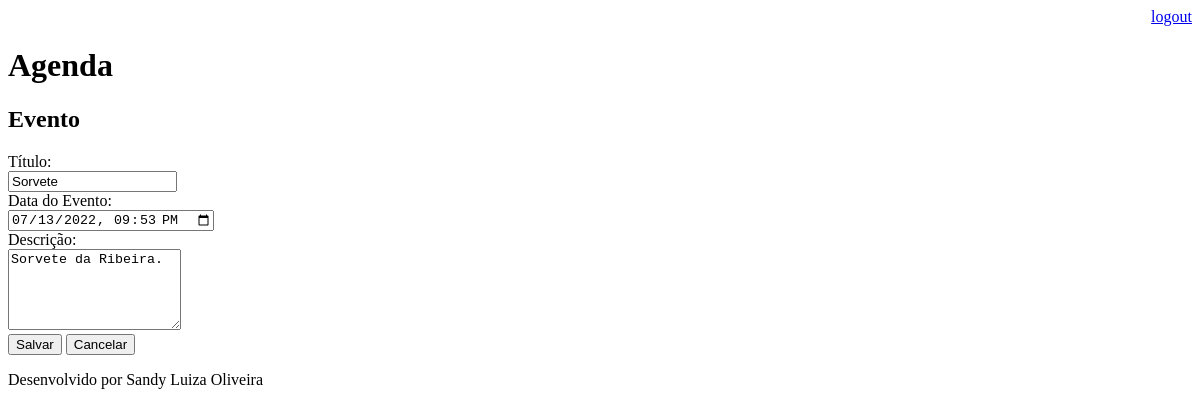
The app's page /agenda/evento/?id=7 (signed in), older data.
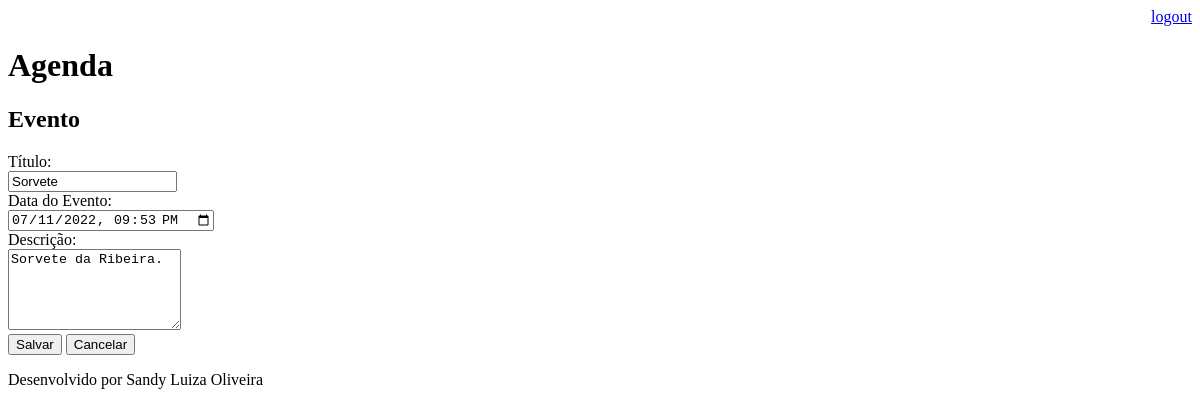
The same page, newer data.
### core/models.py (models this page shows, shortened)
class Evento(models.Model):
    titulo = models.CharField(max_length=100) # esse campo tem no máximo 100 caracteres
    descricao = models.TextField(blank=True, null=True)
    data_evento = models.DateTimeField(verbose_name='Data do Evento')  # verbose_name é para colocar o nome do jeito que
    data_criacao = models.DateTimeField(auto_now=True, verbose_name='Data da Criação')
    usuario = models.ForeignKey(User, on_delete=models.CASCADE)
    class Meta:
        db_table = 'evento'
    def get_data_input_evento(self):
        return self.data_evento.strftime('%Y-%m-%dT%H:%M')

### core/views.py (the view)
# urls.py: path('agenda/evento/', views.evento),
@login_required(login_url='/login/')  # requerer o login para acessar essa parte
def evento(request):
    id_evento = request.GET.get('id')
    dados = {}
    if id_evento:
        dados['evento'] = Evento.objects.get(id=id_evento)
    return render(request, 'evento.html', dados)

### templates/evento.html (shortened to what this page needs)
{% extends "model-page.html" %}
{% block content %}
<h2>Evento</h2>
<form action="submit" method="POST">{% csrf_token %}
    <label>Título: </label>
    <br>
    <input type="text" name="titulo" size="18" value="{{ evento.titulo }}">
    <br>
    <label>Data do Evento: </label>
    <br>
    <input type="datetime-local" name="data_evento" value="{{ evento.get_data_input_evento }}">
    <br>
    <label>Descrição: </label>
    <br>
    <textarea name="descricao" rows="5" cols="19">{{ evento.descricao }}</textarea>
    <br>
    <button type="submit">Salvar</button>
    <a href="/">
        <button type="button">Cancelar</button>
    </a>
</form>
{% endblock %}

Row changes from the older to the newer data that the page shows:
changed Evento "Sorvete": data_evento "07/13/2022 21:53" → "07/11/2022 21:53"
